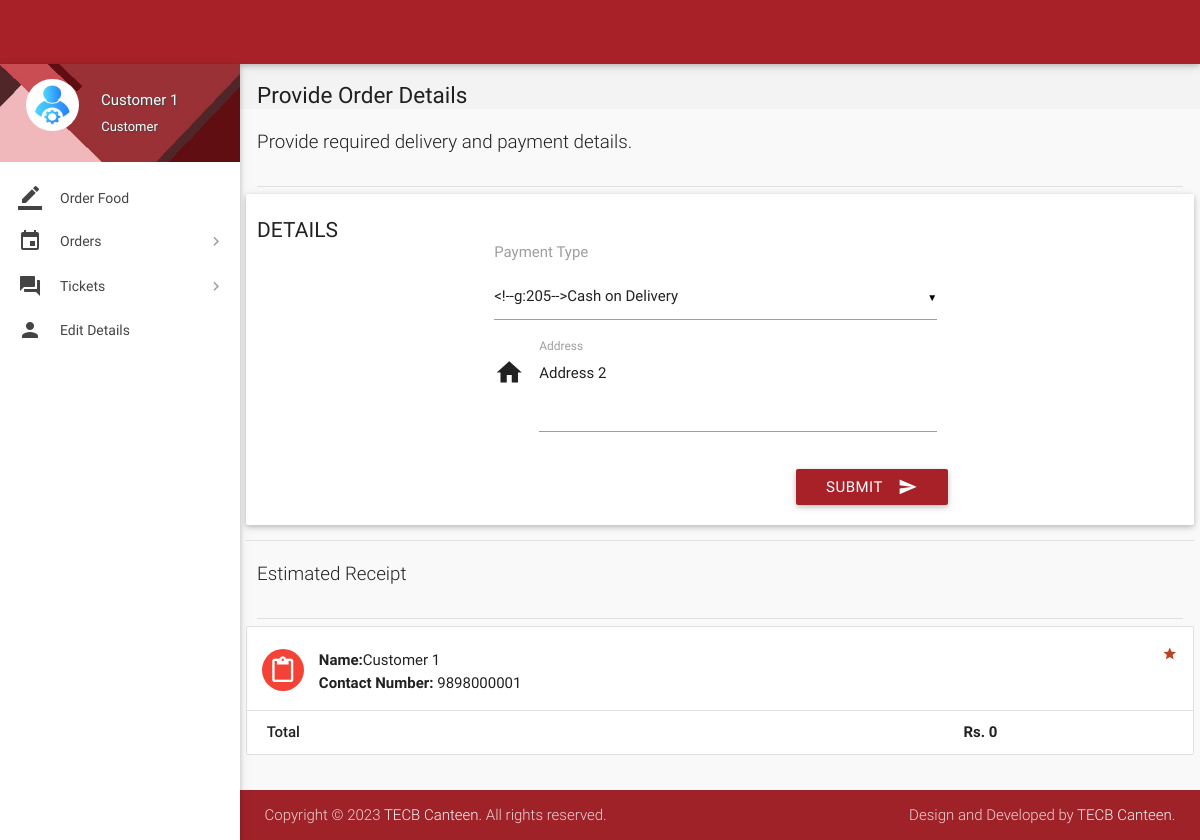
The page /account/place-order.php (signed in) on the database its author committed.
### tables this page shows
CREATE TABLE `users` (
  `id` int(11) NOT NULL,
  `role` varchar(15) NOT NULL DEFAULT 'Customer',
  `name` varchar(15) NOT NULL,
  `username` varchar(100) NOT NULL,
  `password` varchar(16) NOT NULL,
  `email` varchar(35) DEFAULT NULL,
  `address` varchar(300) DEFAULT NULL,
  `contact` bigint(11) NOT NULL,
  `verified` tinyint(1) NOT NULL DEFAULT 0,
  `deleted` tinyint(4) NOT NULL DEFAULT 0
);

### account/includes/wallet.php (called while the page is built, shortened)
<?php
$user_id=$_SESSION['user_id'];
?>

### account/includes/connect.php (called while the page is built, shortened)
<?php
$role = $_SESSION['role'];
?>

### account/place-order.php (the view, shortened to what this page needs)
<?php
include 'includes/connect.php';
include 'includes/wallet.php';
$total = 0;
	if($_SESSION['customer_sid']==session_id())
	{
$result = mysqli_query($con, "SELECT * FROM users where id = $user_id");
while($row = mysqli_fetch_array($result)){
$name = $row['name'];
$address = $row['address'];
$contact = $row['contact'];
}
		?>
<!DOCTYPE html>
<html lang="en">
<head>
  <link href="css/materialize.min.css" type="text/css" rel="stylesheet" media="screen,projection">
  <link href="css/style.min.css" type="text/css" rel="stylesheet" media="screen,projection">
  <link href="css/custom/custom.min.css" type="text/css" rel="stylesheet" media="screen,projection">
  <link href="js/plugins/perfect-scrollbar/perfect-scrollbar.css" type="text/css" rel="stylesheet" media="screen,projection">
</head>
<body>
  <header id="header" class="page-topbar">
        <div class="navbar-fixed">
            <nav class="navbar-color">
                <div class="nav-wrapper">
                    <ul class="left">
                      <li><h1 class="logo-wrapper"><a href="index.php" class="brand-logo darken-1"><img src="images/materialize-logo.png" alt="logo"></a> <span class="logo-text">Logo</span></h1></li>
                    </ul>
                </div>
            </nav>
        </div>
  </header>
  <div id="main">
    <div class="wrapper">
      <aside id="left-sidebar-nav">
        <ul id="slide-out" class="side-nav fixed leftside-navigation">
            <li class="user-details cyan darken-2">
            <div class="row">
                <div class="col col s4 m4 l4">
                    <img src="images/avatar.jpg" alt="" class="circle responsive-img valign profile-image">
                </div>
                <div class="col col s8 m8 l8">
                    <a class="btn-flat dropdown-button waves-effect waves-light white-text profile-btn" href="#" data-activates="profile-dropdown"><?php echo $name;?> <i class="mdi-navigation-arrow-drop-down right"></i></a>
                    <p class="user-roal"><?php echo $role;?></p>
                </div>
            </div>
            </li>
            <li class="bold"><a href="index.php" class="waves-effect waves-cyan"><i class="mdi-editor-border-color"></i> Order Food</a>
            </li>
                <li class="no-padding">
                    <ul class="collapsible collapsible-accordion">
                        <li class="bold"><a class="collapsible-header waves-effect waves-cyan"><i class="mdi-editor-insert-invitation"></i> Orders</a>
                        </li>
                    </ul>
                </li>
                <li class="no-padding">
                    <ul class="collapsible collapsible-accordion">
                        <li class="bold"><a class="collapsible-header waves-effect waves-cyan"><i class="mdi-action-question-answer"></i> Tickets</a>
                        </li>
                    </ul>
                </li>
            <li class="bold"><a href="details.php" class="waves-effect waves-cyan"><i class="mdi-social-person"></i> Edit Details</a>
            </li>
        </ul>
        </aside>
      <section id="content">
        <div id="breadcrumbs-wrapper">
          <div class="container">
            <div class="row">
              <div class="col s12 m12 l12">
                <h5 class="breadcrumbs-title">Provide Order Details</h5>
              </div>
            </div>
          </div>
        </div>
				<div class="container">
          <p class="caption">Provide required delivery and payment details.</p>
          <div class="divider"></div>
            <div class="row">
              <div class="col s12 m4 l3">
                <h4 class="header">Details</h4>
              </div>
<div>
                <div class="card-panel">
                  <div class="row">
                    <form class="formValidate col s12 m12 l6" id="formValidate" method="post" action="confirm-order.php" novalidate="novalidate">
                      <div class="row">
                        <div class="input-field col s12">
							<label for="payment_type">Payment Type</label><br><br>
                        </div>
                      </div>
                      <div class="row">
                        <div class="input-field col s12">
                          <i class="mdi-action-home prefix"></i>
							<textarea name="address" id="address" class="materialize-textarea validate" data-error=".errorTxt1"><?php echo $address;?></textarea>
							<label for="address" class="">Address</label>
                        </div>
                      </div>
                      <div class="row">
                        <div class="row">
                          <div class="input-field col s12">
                            <button class="btn cyan waves-effect waves-light right" type="submit" name="action">Submit
                              <i class="mdi-content-send right"></i>
                            </button>
                          </div>
                        </div>
                      </div>
                    </form>
                  </div>
                </div>
              </div>
            <div class="divider"></div>
          </div>
      </div>
        <div class="container">
          <p class="caption">Estimated Receipt</p>
          <div class="divider"></div>
<div id="work-collections" class="seaction">
<div class="row">
<div>
<ul id="issues-collection" class="collection">
<?php
    echo '<li class="collection-item avatar">
        <i class="mdi-content-content-paste red circle"></i>
        <p><strong>Name:</strong>'.$name.'</p>
		<p><strong>Contact Number:</strong> '.$contact.'</p>
        <a href="#" class="secondary-content"><i class="mdi-action-grade"></i></a>';
    echo '<li class="collection-item">
        <div class="row">
            <div class="col s7">
                <p class="collections-title"> Total</p>
            </div>
            <div class="col s2">
                <span>&nbsp;</span>
            </div>
            <div class="col s3">
                <span><strong>Rs. '.$total.'</strong></span>
            </div>
        </div>
    </li>';
?>
</ul>
                </div>
				</div>
                </div>
              </div>
            </div>
        </div>
  <footer class="page-footer">
    <div class="footer-copyright">
      <div class="container">
      <span>Copyright © 2023 <a class="grey-text text-lighten-4" href="#" target="_blank">TECB Canteen.</a> All rights reserved.</span>
        <span class="right"> Design and Developed by <a class="grey-text text-lighten-4" href="#">TECB Canteen.</a></span>
        </div>
    </div>
  </footer>
</body>
</html>
<?php
	}
?>

### account/place-order.php (style rules this page uses)
.input-field label.active { width:100%; }

### rows shown on the page
users: name "Customer 1", address "Address 2", contact "9898000001"

### other values the page prints
$role "Customer"
$total "0"
